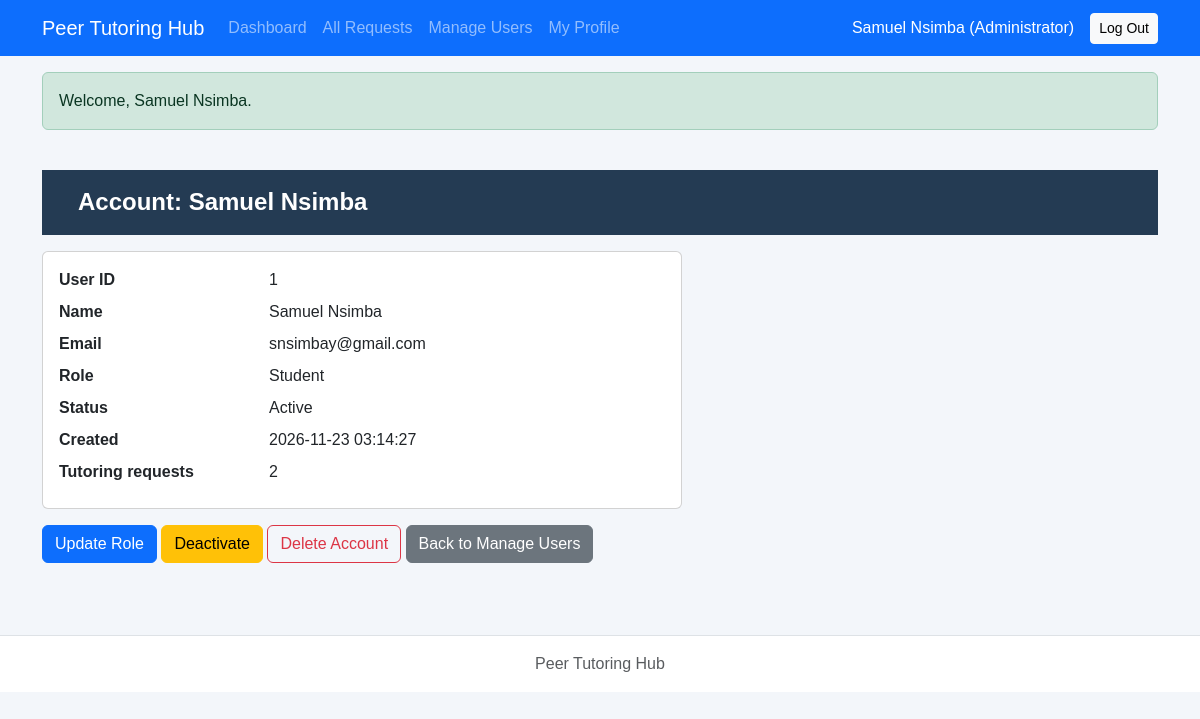
Screenshot of /php/user-details.php?user_id=1 (signed in) with the database file from the repository.
### tables this page shows
CREATE TABLE users (
    user_id       INTEGER PRIMARY KEY,
    full_name     TEXT NOT NULL,
    email         TEXT NOT NULL UNIQUE,
    password_hash TEXT NOT NULL,
    role          TEXT NOT NULL CHECK (role IN ('Student', 'Tutor', 'Administrator')),
    status        TEXT NOT NULL DEFAULT 'Active' CHECK (status IN ('Active', 'Inactive')),
    created_at    TEXT NOT NULL DEFAULT CURRENT_TIMESTAMP
);

### repositories/userPDO.php (called while the page is built, shortened)
<?php
function findUserById($pdo, $userId)
{
    $stmt = $pdo->prepare('SELECT user_id, full_name, email, password_hash, role, status, created_at FROM users WHERE user_id = ?');
    $stmt->execute([$userId]);
    return $stmt->fetch();
}
function countRequestsForUser($pdo, $userId)
{
    $stmt = $pdo->prepare('SELECT COUNT(*) FROM tutoring_requests r JOIN students s ON r.student_id = s.student_id WHERE s.user_id = ?');
    $stmt->execute([$userId]);
    return (int)$stmt->fetchColumn();
}

### includes/auth.php (called while the page is built, shortened)
<?php
require_once dirname(__DIR__) . '/config/db.php';
require_once dirname(__DIR__) . '/services/userService.php';
function takeFlashes()
{
    $f = $_SESSION['flash'] ?? [];
    return $f;
}
function currentUser($pdo = null)
{
    $now = time();
    $pdo = $pdo ?: openDatabase();
    $user = findUserById($pdo, (int)$_SESSION['user_id']);
    return publicUserFields($user);
}
function requireLogin($pdo = null)
{
    $user = currentUser($pdo);
    return $user;
}
function requireRole(array $roles, $pdo = null)
{
    $user = requireLogin($pdo);
    return $user;
}
function e($value)
{
    return htmlspecialchars((string)$value, ENT_QUOTES, 'UTF-8');
}

### services/userService.php (called while the page is built, shortened)
<?php
require_once dirname(__DIR__) . '/repositories/userPDO.php';
function publicUserFields($user)
{
    return [
        'user_id' => (int)$user['user_id'],
        'full_name' => $user['full_name'],
        'email' => $user['email'],
        'role' => $user['role'],
        'status' => $user['status'],
        'created_at' => $user['created_at'],
    ];
}
function getAccountForAdmin($pdo, $actor, $userId)
{
    $user = findUserById($pdo, (int)$userId);
    $details = publicUserFields($user);
    $details['request_count'] = countRequestsForUser($pdo, $details['user_id']);
    return $details;
}

### config/db.php (called while the page is built)
<?php
function openDatabase($path = null) {
    if ($path === null) {
        $path = dirname(__DIR__) . '/database/tutoring.db';
    }
    $pdo = new PDO('sqlite:' . $path);
    $pdo->setAttribute(PDO::ATTR_ERRMODE, PDO::ERRMODE_EXCEPTION);
    $pdo->setAttribute(PDO::ATTR_DEFAULT_FETCH_MODE, PDO::FETCH_ASSOC);
    $pdo->exec('PRAGMA foreign_keys = ON');
    return $pdo;
}

### php/user-details.php (the view, shortened to what this page needs)
<?php
require_once __DIR__ . '/../includes/auth.php';
$admin = requireRole(['Administrator']);
$id = filter_input(INPUT_GET, 'user_id', FILTER_VALIDATE_INT);
$account = getAccountForAdmin(openDatabase(), $admin, $id);
$isSelf = $account['user_id'] === (int)$admin['user_id'];
require __DIR__ . '/../includes/header.php';
require __DIR__ . '/../includes/nav.php';
?>
<main class="container py-4">
  <h1>Account: <?= e($account['full_name']) ?></h1>
  <div class="card my-3" style="max-width:640px"><div class="card-body">
    <dl class="row mb-0">
      <dt class="col-4">User ID</dt><dd class="col-8"><?= (int)$account['user_id'] ?></dd>
      <dt class="col-4">Name</dt><dd class="col-8"><?= e($account['full_name']) ?></dd>
      <dt class="col-4">Email</dt><dd class="col-8"><?= e($account['email']) ?></dd>
      <dt class="col-4">Role</dt><dd class="col-8"><?= e($account['role']) ?></dd>
      <dt class="col-4">Status</dt><dd class="col-8"><?= e($account['status']) ?></dd>
      <dt class="col-4">Created</dt><dd class="col-8"><?= e($account['created_at']) ?></dd>
      <dt class="col-4">Tutoring requests</dt><dd class="col-8"><?= (int)$account['request_count'] ?></dd>
    </dl>
  </div></div>
  <?php if ($isSelf): ?>
    <div class="alert alert-info">This is your own account. Administrators cannot change their own role or status, or delete themselves.</div>
  <?php else: ?>
    <a class="btn btn-primary" href="update-role.php?user_id=<?= (int)$account['user_id'] ?>">Update Role</a>
    <a class="btn btn-warning" href="account-status.php?user_id=<?= (int)$account['user_id'] ?>"><?= $account['status'] === 'Active' ? 'Deactivate' : 'Activate' ?></a>
    <a class="btn btn-outline-danger" href="delete-user.php?user_id=<?= (int)$account['user_id'] ?>">Delete Account</a>
  <?php endif; ?>
  <a class="btn btn-secondary" href="manage-users.php">Back to Manage Users</a>
</main>
<?php require __DIR__ . '/../includes/footer.php'; ?>

### includes/nav.php (shortened to what this page needs)
<?php
$navUser = function_exists('currentUser') ? currentUser() : null;
?>
<nav class="navbar navbar-expand-lg navbar-dark bg-primary">
  <div class="container">
    <a class="navbar-brand" href="<?= $navUser ? 'dashboard.php' : 'login.php' ?>">Peer Tutoring Hub</a>
    <div class="navbar-nav me-auto">
      <?php if ($navUser): ?>
        <a class="nav-link" href="dashboard.php">Dashboard</a>
        <?php if ($navUser['role'] === 'Student'): ?>
          <a class="nav-link" href="requests.php">My Requests</a>
          <a class="nav-link" href="request-form.php">Request a Session</a>
        <?php elseif ($navUser['role'] === 'Administrator'): ?>
          <a class="nav-link" href="requests.php">All Requests</a>
          <a class="nav-link" href="manage-users.php">Manage Users</a>
        <?php endif; ?>
        <a class="nav-link" href="profile.php">My Profile</a>
      <?php endif; ?>
    </div>
    <div class="navbar-nav align-items-center">
      <?php if ($navUser): ?>
        <span class="navbar-text text-white me-3"><?= htmlspecialchars($navUser['full_name'] . ' (' . $navUser['role'] . ')', ENT_QUOTES, 'UTF-8') ?></span>
        <form method="post" action="logout.php" class="d-inline m-0 p-0 nav-logout">
          <button type="submit" class="btn btn-sm btn-light">Log Out</button>
        </form>
      <?php else: ?>
        <a class="nav-link" href="login.php">Log In</a>
        <a class="nav-link" href="register.php">Create Account</a>
      <?php endif; ?>
    </div>
  </div>
</nav>
<?php if (function_exists('takeFlashes')): foreach (takeFlashes() as $flash): ?>
  <div class="container mt-3"><div class="alert alert-<?= htmlspecialchars($flash['type'], ENT_QUOTES, 'UTF-8') ?>"><?= htmlspecialchars($flash['message'], ENT_QUOTES, 'UTF-8') ?></div></div>
<?php endforeach; endif; ?>

### css/styles.css (style rules this page uses)
* { box-sizing: border-box; }
body { margin: 0; min-height: 100vh; font-family: Arial, Helvetica, sans-serif; color: #1f2937; background-color: #f3f6fa; }
h1 { margin: 0; padding: 18px 36px; color: #ffffff; font-size: 24px; font-weight: 700; background-color: #243b53; }
.nav-logout { box-shadow: none; background: none; }

### rows the page displays
users: full_name+role "Samuel Nsimba (Administrator)"
users: full_name "Samuel Nsimba", user_id "1", email "snsimbay@gmail.com", role "Student", status "Active", created_at "2026-11-23 03:14:27"

### other values shown
$flash['message'] "Welcome, Samuel Nsimba."
$account['request_count'] "2"
